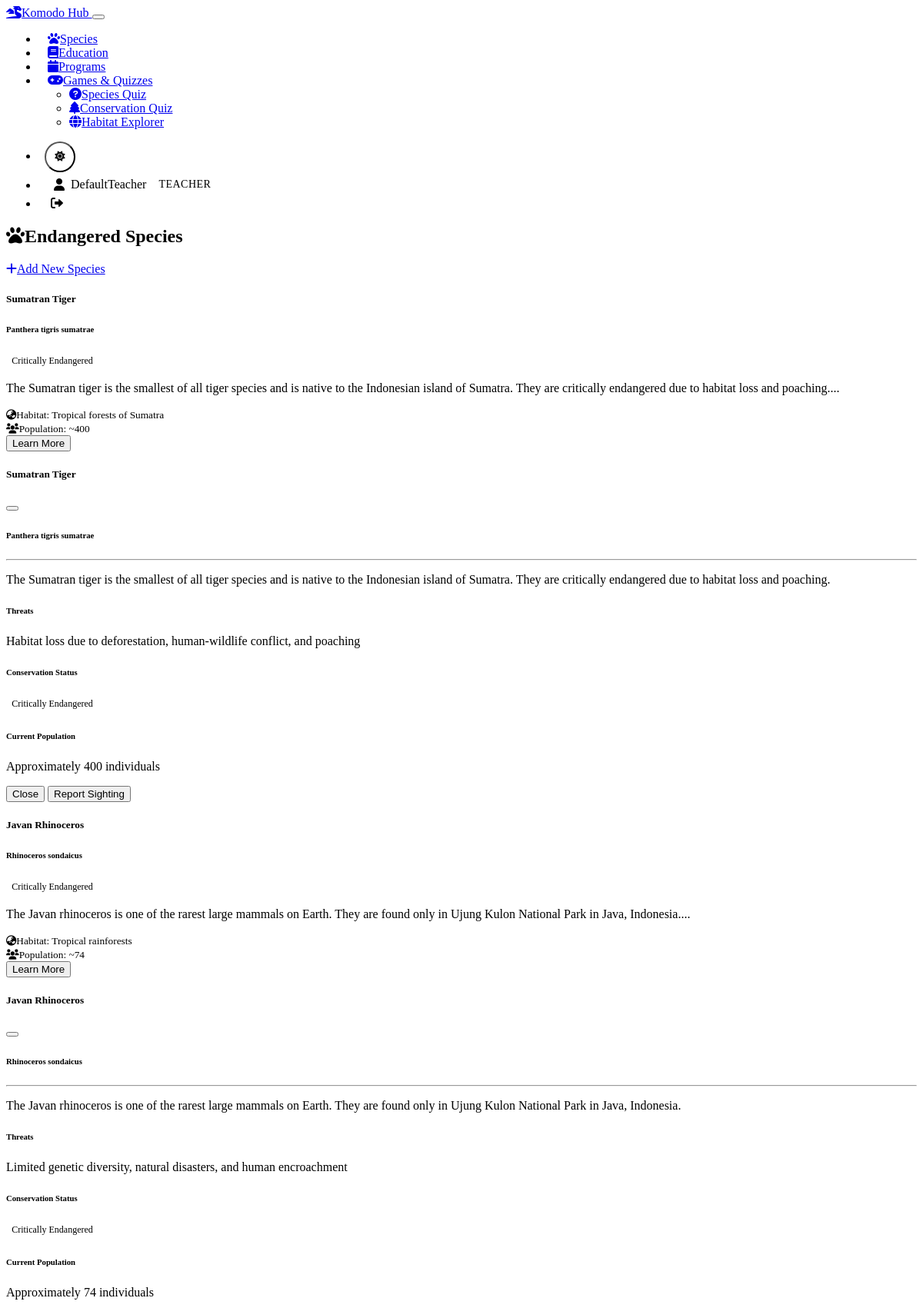
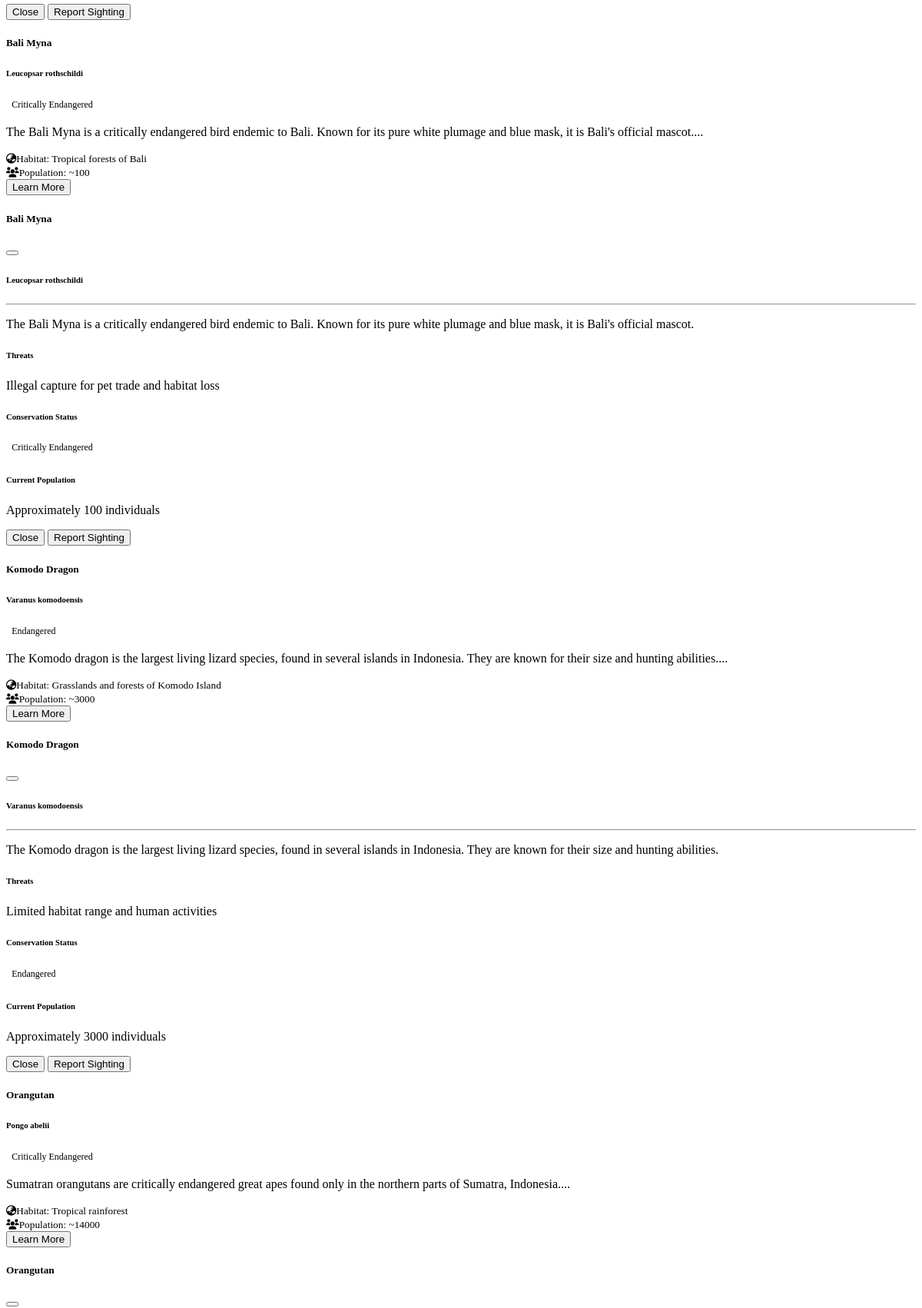
The app's page /species (signed in, upper part) with its own data (2 pictures, top to bottom).
### models.py (models this page shows, shortened)
class User(UserMixin, db.Model):
    id = db.Column(db.Integer, primary_key=True)
    username = db.Column(db.String(64), unique=True, nullable=False)
    email = db.Column(db.String(120), unique=True, nullable=False)
    password_hash = db.Column(db.String(256))
    role = db.Column(db.String(20), nullable=False)  # teacher, student, community
    created_at = db.Column(db.DateTime, default=datetime.utcnow)
    resources = db.relationship('EducationalResource', backref='author', lazy=True)
    programs = db.relationship('ConservationProgram', backref='coordinator', lazy=True)
    progress = db.relationship('UserProgress', backref='user', lazy=True)

class Species(db.Model):
    id = db.Column(db.Integer, primary_key=True)
    name = db.Column(db.String(100), nullable=False)
    scientific_name = db.Column(db.String(100), nullable=False)
    description = db.Column(db.Text, nullable=False)
    population = db.Column(db.Integer)
    conservation_status = db.Column(db.String(50))
    habitat = db.Column(db.String(100))
    threats = db.Column(db.Text)

### blueprints/species.py (the view, shortened to what this page needs)
@species.route('/species')
def list():
    species = Species.query.all()
    return render_template('species/list.html', species=species)

### models.py (called while the page is built)
@login_manager.user_loader
def load_user(id):
    return User.query.get(int(id))

### templates/species/list.html (shortened to what this page needs)
{% extends "base.html" %}
{% block content %}
<div class="row mb-4">
    <div class="col-12 d-flex justify-content-between align-items-center">
        <h2><i class="fas fa-paw me-2"></i>Endangered Species</h2>
        {% if current_user.is_authenticated and current_user.role == 'teacher' %}
        <a href="{{ url_for('species.add') }}" class="btn btn-success">
            <i class="fas fa-plus me-2"></i>Add New Species
        </a>
        {% endif %}
    </div>
</div>
<div class="row g-4">
    {% for species in species %}
    <div class="col-md-6 col-lg-4">
        <div class="card species-card h-100">
            <div class="card-body">
                <h5 class="card-title">{{ species.name }}</h5>
                <h6 class="card-subtitle mb-2 text-muted">{{ species.scientific_name }}</h6>
                <span class="conservation-status bg-danger mb-3">
                    {{ species.conservation_status }}
                </span>
                <p class="card-text">{{ species.description[:200] }}...</p>
                <div class="mt-3">
                    <small class="text-muted">
                        <i class="fas fa-globe-asia me-2"></i>Habitat: {{ species.habitat }}
                    </small>
                </div>
                <div class="mt-2">
                    <small class="text-muted">
                        <i class="fas fa-users me-2"></i>Population: ~{{ species.population }}
                    </small>
                </div>
            </div>
            <div class="card-footer">
                <button class="btn btn-outline-primary btn-sm" data-bs-toggle="modal" data-bs-target="#speciesModal{{ species.id }}">
                    Learn More
                </button>
            </div>
        </div>
    </div>
    <div class="modal fade" id="speciesModal{{ species.id }}" tabindex="-1">
        <div class="modal-dialog modal-lg">
            <div class="modal-content">
                <div class="modal-header">
                    <h5 class="modal-title">{{ species.name }}</h5>
                    <button type="button" class="btn-close" data-bs-dismiss="modal"></button>
                </div>
                <div class="modal-body">
                    <h6 class="text-muted">{{ species.scientific_name }}</h6>
                    <hr>
                    <p>{{ species.description }}</p>
                    <h6>Threats</h6>
                    <p>{{ species.threats }}</p>
                    <div class="row mt-4">
                        <div class="col-md-6">
                            <h6>Conservation Status</h6>
                            <span class="conservation-status bg-danger">
                                {{ species.conservation_status }}
                            </span>
                        </div>
                        <div class="col-md-6">
                            <h6>Current Population</h6>
                            <p>Approximately {{ species.population }} individuals</p>
                        </div>
                    </div>
                </div>
                <div class="modal-footer">
                    <button type="button" class="btn btn-secondary" data-bs-dismiss="modal">Close</button>
                    {% if current_user.is_authenticated %}
                    <button type="button" class="btn btn-primary">Report Sighting</button>
                    {% endif %}
                </div>
            </div>
        </div>
    </div>
    {% endfor %}
</div>
{% endblock %}

### templates/base.html (shortened to what this page needs)
<!DOCTYPE html>
<html lang="en" data-bs-theme="dark">
<head>
    <link href="https://cdn.replit.com/agent/bootstrap-agent-dark-theme.min.css" rel="stylesheet">
    <link href="https://cdnjs.cloudflare.com/ajax/libs/font-awesome/6.0.0/css/all.min.css" rel="stylesheet">
    <link href="{{ url_for('static', filename='css/custom.css') }}" rel="stylesheet">
</head>
<body>
    <nav class="navbar navbar-expand-lg navbar-dark bg-dark">
        <div class="container-fluid px-3">
            <a class="navbar-brand" href="{{ url_for('main.dashboard') }}">
                <i class="fas fa-dragon me-2"></i>Komodo Hub
            </a>
            <button class="navbar-toggler" type="button" data-bs-toggle="collapse" data-bs-target="#navbarNav">
            </button>
            <div class="collapse navbar-collapse" id="navbarNav">
                {% if current_user.is_authenticated %}
                <ul class="navbar-nav me-auto">
                    <li class="nav-item">
                        <a class="nav-link" href="{{ url_for('species.list') }}">
                            <i class="fas fa-paw me-1"></i>Species
                        </a>
                    </li>
                    <li class="nav-item">
                        <a class="nav-link" href="{{ url_for('education.resources') }}">
                            <i class="fas fa-book me-1"></i>Education
                        </a>
                    </li>
                    <li class="nav-item">
                        <a class="nav-link" href="{{ url_for('programs.list') }}">
                            <i class="fas fa-calendar me-1"></i>Programs
                        </a>
                    </li>
                    {% if current_user.role != 'community' %}
                    <li class="nav-item dropdown">
                        <a class="nav-link dropdown-toggle" href="#" id="gamesDropdown" role="button" data-bs-toggle="dropdown">
                            <i class="fas fa-gamepad me-1"></i>Games & Quizzes
                        </a>
                        <ul class="dropdown-menu">
                            <li>
                                <a class="dropdown-item" href="{{ url_for('games.species_quiz') }}">
                                    <i class="fas fa-question-circle me-2"></i>Species Quiz
                                </a>
                            </li>
                            <li>
                                <a class="dropdown-item" href="{{ url_for('games.conservation_quiz') }}">
                                    <i class="fas fa-tree me-2"></i>Conservation Quiz
                                </a>
                            </li>
                            <li>
                                <a class="dropdown-item" href="{{ url_for('games.habitat_explorer') }}">
                                    <i class="fas fa-globe me-2"></i>Habitat Explorer
                                </a>
                            </li>
                        </ul>
                    </li>
                    {% endif %}
                </ul>
                {% endif %}
                <ul class="navbar-nav ms-auto align-items-center">
                    <li class="nav-item">
                        <button class="btn btn-link nav-link" id="themeToggle">
                            <i class="fas fa-moon"></i>
                        </button>
                    </li>
                    {% if current_user.is_authenticated %}
                        <li class="nav-item">
                            <div class="user-info">
                                <i class="fas fa-user"></i>
                                {{ current_user.username }}
                                <span class="role-indicator role-{{ current_user.role }}">
                                    {{ current_user.role.title() }}
                                </span>
                            </div>
                        </li>
                        <li class="nav-item">
                            <a class="nav-link sign-out" href="{{ url_for('auth.logout') }}" title="Sign Out">
                                <i class="fas fa-sign-out-alt"></i>
                            </a>
                        </li>
                    {% endif %}
                </ul>
            </div>
        </div>
    </nav>
    <main class="container py-4">
        {% block content %}{% endblock %}
    </main>
</body>
</html>

### static/css/custom.css (style rules this page uses)
:root[data-bs-theme=light] { --custom-bg: var(--bs-light); --custom-text: var(--bs-dark); }
body { transition: background-color 0.3s ease, color 0.3s ease; }
.navbar-nav .nav-item { margin: 0 2px; }
.navbar .nav-link { padding: 0.5rem 0.75rem; border-radius: 0.375rem; transition: all 0.2s ease-in-out; }
.user-info { display: flex; align-items: center; padding: 0.25rem 0.75rem; background: rgba(255, 255, 255, 0.05); border-radius: 0.5rem; margin: 0 0.5rem; }
.user-info .fas { margin-right: 0.5rem; }
.role-indicator { font-size: 0.75rem; padding: 0.25rem 0.5rem; border-radius: 1rem; margin-left: 0.5rem; font-weight: 500; text-transform: uppercase; letter-spacing: 0.5px; }
.role-teacher { background-color: var(--bs-primary); box-shadow: 0 2px 4px rgba(var(--bs-primary-rgb), 0.3); }
#themeToggle { width: 40px; height: 40px; padding: 0; display: flex; align-items: center; justify-content: center; border-radius: 50%; background: rgba(255, 255, 255, 0.05); transition: all 0.3s ease; margin: 0 0.5rem; }
.nav-link.sign-out { color: var(--bs-danger) !important; background: rgba(var(--bs-danger-rgb), 0.1); border-radius: 0.375rem; padding: 0.5rem 1rem; transition: all 0.2s ease; }
.role-indicator { padding: 0.25rem 0.5rem; border-radius: 0.25rem; font-size: 0.875rem; }
.role-teacher { background-color: var(--bs-primary); }
.species-card { transition: transform 0.2s; background-color: var(--custom-bg); color: var(--custom-text); }
.conservation-status { display: inline-block; padding: 0.25em 0.6em; font-size: 0.75rem; border-radius: 1rem; }
#themeToggle { transition: transform 0.3s ease; }
.card { transition: transform 0.2s, box-shadow 0.2s; }

### records on screen
User: username "DefaultTeacher", role "TEACHER"
Species: name "Sumatran Tiger", scientific_name "Panthera tigris sumatrae", conservation_status "Critically Endangered", description "The Sumatran tiger is the smallest of all tiger species and is native to the Indonesian island of Sumatra. They are critically endangered due to habitat loss and poaching.", habitat "Tropical forests of Sumatra", population "400", threats "Habitat loss due to deforestation, human-wildlife conflict, and poaching", shows "Report Sighting"
Species: name "Javan Rhinoceros", scientific_name "Rhinoceros sondaicus", conservation_status "Critically Endangered", description "The Javan rhinoceros is one of the rarest large mammals on Earth. They are found only in Ujung Kulon National Park in Java, Indonesia.", habitat "Tropical rainforests", population "74", threats "Limited genetic diversity, natural disasters, and human encroachment", shows "Report Sighting"
Species: name "Bali Myna", scientific_name "Leucopsar rothschildi", conservation_status "Critically Endangered", description "The Bali Myna is a critically endangered bird endemic to Bali. Known for its pure white plumage and blue mask, it is Bali's official mascot.", habitat "Tropical forests of Bali", population "100", threats "Illegal capture for pet trade and habitat loss", shows "Report Sighting"
Species: name "Komodo Dragon", scientific_name "Varanus komodoensis", conservation_status "Endangered", description "The Komodo dragon is the largest living lizard species, found in several islands in Indonesia. They are known for their size and hunting abilities.", habitat "Grasslands and forests of Komodo Island", population "3000", threats "Limited habitat range and human activities", shows "Report Sighting"
Species: name "Orangutan", scientific_name "Pongo abelii", conservation_status "Critically Endangered", description "Sumatran orangutans are critically endangered great apes found only in the northern parts of Sumatra, Indonesia.", habitat "Tropical rainforest", population "14000"
